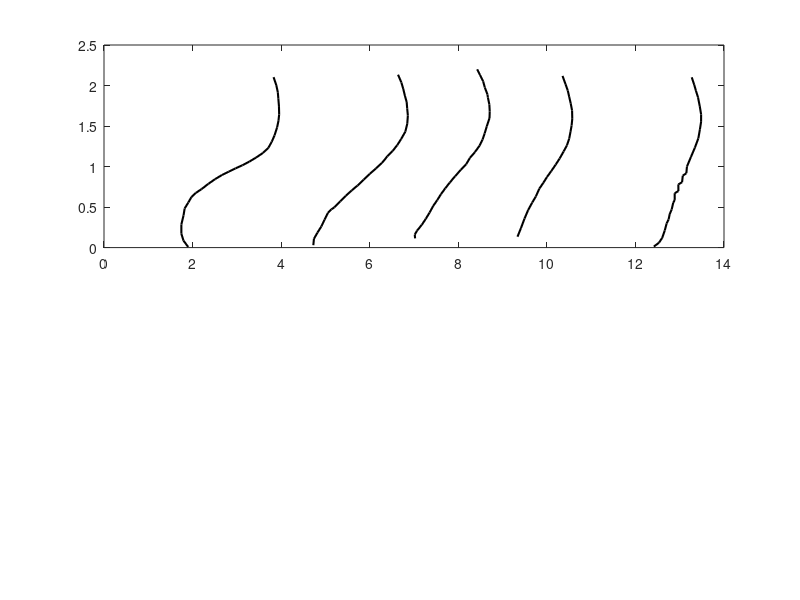

This chart was generated by the following MATLAB code: (Note: this script raises an error after producing the figure.)
%% DATA
EXP=[1.7467445236179575, 0.1708670867086708
1.746871975387526, 0.28527852785278496
1.796272579404568, 0.3985898589858987
1.7956390472166595, 0.08505850585058505
1.821045551281701, 0.4827482748274825
1.9015749456845548, 0.007500750075007279
1.9037106855743344, 0.5564198525115667
1.974468512345255, 0.6235526685500632
2.0717918229563628, 0.6740016106873843
2.2027483557084846, 0.7218721872187219
2.356306394439187, 0.7866786678667868
2.5099284639632122, 0.8451845184518454
2.6636328587929397, 0.8955895589558955
2.8174287261845565, 0.9369936993699368
2.97122764266157, 0.978097809780978
3.1250600990779427, 1.0159015901590158
3.2788285247009927, 1.06000600060006
3.43253291953072, 1.1104110411041104
3.58617633265252, 1.1668166816681667
3.711701515832859, 1.230980240881231
3.7880456049456033, 1.306180618061806
3.829014640873586, 2.103210321032103
3.8503408249825117, 1.3842517585091842
3.8900956618676714, 2.0051433714800053
3.908909731137549, 1.484107696483934
3.925042681540603, 1.9166630948809167
3.9368701418708403, 1.8367636763676367
3.9504090973924084, 1.746114611461146
3.9551874207532007, 1.6438043804380438
3.9396368142020304, 1.5645231189785647
4.726693038942814, 0.029589436676460856
4.74024709203198, 0.1079041237457079
4.818223444884068, 0.18310581058105813
4.907229992412611, 0.2604736664142604
4.978994349210272, 0.34289678967896764
5.134814454915754, 0.4716945378748405
5.056981296424159, 0.42888217393167904
5.205230756484373, 0.4987260630824988
5.337672385277526, 0.5720803508922323
5.463161940620981, 0.6397496892546399
5.595667917699527, 0.7067721057820067
5.7282448513510795, 0.7668123955252666
5.860714355560503, 0.8374237423742374
6.000189075390208, 0.9084908490849084
6.1396908304437625, 0.976897689768977
6.279184228744749, 1.0461268349057127
6.397536736985635, 1.1263126312631262
6.516037069403702, 1.191952528586192
6.620459943940477, 1.2632763276327632
6.639655969234064, 2.1334633463346333
6.70925643650753, 1.339416163838606
6.714226713910159, 2.0382763276327633
6.757808008015178, 1.9574677467746775
6.7955312402687165, 1.8717157430028717
6.80381859992803, 1.4303555355535553
6.834803634407087, 1.7956195619561957
6.845751070614123, 1.7183918391839184
6.861483538169822, 1.6301630163016303
6.847689679109119, 1.5276327632763276
7.0246946727269455, 0.11364172131498895
7.068786602141389, 0.20922500413306677
7.017213948609236, 0.1599759975997599
7.1772025737783745, 0.2817817496035313
7.267573943958365, 0.35623562356235583
7.350932512103218, 0.4309802408812309
7.43420355697774, 0.5143371480005143
7.5246072692421135, 0.5856085608560855
7.60798755849055, 0.6582158215821581
7.7053805549040115, 0.7315106510651064
7.80979817218839, 0.8033517637478031
7.92817882558474, 0.8807680768076809
8.060545953122116, 0.9614532881859614
8.179023193558123, 1.0293654365436542
8.26312905018521, 1.1072178646436073
8.373794931910819, 1.177357735773577
8.426488412641007, 2.2002400240024
8.478146627242953, 1.2556855685568555
8.490286408294232, 2.1304380438043804
8.547466973911767, 1.332253225322532
8.561184809109921, 2.051725172517252
8.599007319583965, 1.975911876901976
8.595750884281124, 1.4094992832616593
8.65874354872372, 1.8897889788978897
8.701276539601853, 1.7665155404429331
8.709936676166546, 1.6807680768076807
8.643927839510521, 1.4972697269726971
8.705281013155414, 1.5987313017015987
8.668358331340194, 1.8523852385238522
9.336956525847992, 0.13419675300863432
9.415166447111122, 0.24039403940394033
9.495413089661554, 0.3579857985798576
9.576940195624182, 0.4624512451245124
9.669147442707132, 0.5555214251583891
9.75094658113175, 0.630431932082097
9.82941360643797, 0.7266583801237267
9.919809000265001, 0.7987483272136737
10.003190154630925, 0.8712704603793713
10.100578875367592, 0.9449860164587887
10.197929298018742, 1.0224701041532724
10.288279905379131, 1.0989670395610989
10.354027358671, 2.118337956244604
10.379514244509078, 1.1870431941153299
10.42114917372292, 2.017087423028017
10.452536368046303, 1.2606635663566355
10.472530364397159, 1.9373687368736872
10.504097063943611, 1.3439353459155439
10.50486454293696, 1.8596459645964596
10.533285329266466, 1.427962796279628
10.537705893274087, 1.7812867000985813
10.569666780274517, 1.691026602660266
10.573709580750847, 1.5888303116025888
10.558922875599496, 1.5066426642664266
12.416298369246423, 0.012181218121812165
12.532861048727895, 0.061225438333308624
12.662912935852138, 0.21212121212121193
12.704835024937381, 0.2985754715822466
12.604471454847666, 0.11971197119711974
12.773767053641606, 0.4133536160633611
12.85277431786825, 0.5520567846258311
12.749363992881957, 0.3474347434743472
12.88627402534862, 0.6708670867086708
12.818221488387604, 0.4695469546954696
12.887112523832613, 0.5883588358835883
12.969282326178703, 0.7800780078007801
12.970123873748094, 0.6972697269726973
13.06888679882109, 0.8865886588658867
13.053135223663574, 0.8061806180618061
13.163325104440265, 0.9997999799979997
13.150132728292085, 0.9183918391839183
13.253248476858811, 1.1183368336833681
13.271297436226291, 2.101395139513951
13.342136841148648, 1.2326001830952327
13.328330585824645, 2.0074850342177073
13.366452759685465, 1.93503100310031
13.420548489380387, 1.3484248424842484
13.412596169758181, 1.8550255025502551
13.456561999267961, 1.4604710471047104
13.45216084051097, 1.7457374308859457
13.482505142362761, 1.5517801780178018
13.483243260599668, 1.6433800522909432];

%%
EXP1i = EXP(:,1)<4.5;
EXP1 = EXP(EXP1i,:);
[~,s] = sort(EXP1(:,2));
EXP1 = EXP1(s,:);


EXP2i = find(EXP(:,1)>4.5 & EXP(:,1)<6.92);
EXP2 = EXP(EXP2i,:);
[~,s] = sort(EXP2(:,2));
EXP2 = EXP2(s,:);


EXP3i = find(EXP(:,1)>6.92 & EXP(:,1)<8.9);
EXP3 = EXP(EXP3i,:);
[~,s] = sort(EXP3(:,2));
EXP3 = EXP3(s,:);


EXP4i = find(EXP(:,1)>8.9 & EXP(:,1)<11.9);
EXP4 = EXP(EXP4i,:);
[~,s] = sort(EXP4(:,2));
EXP4 = EXP4(s,:);


EXP5i = find(EXP(:,1)>11.9);
EXP5 = EXP(EXP5i,:);
[~,s] = sort(EXP5(:,2));
EXP5 = EXP5(s,:);


%%
figure;
subplot(2,1,1); p1=plot(EXP1(:,1),EXP1(:,2),'k','linew',1.5); hold on;
subplot(2,1,1); plot(EXP2(:,1),EXP2(:,2),'k','linew',1.5); hold on;
subplot(2,1,1); plot(EXP3(:,1),EXP3(:,2),'k','linew',1.5); hold on;
subplot(2,1,1); plot(EXP4(:,1),EXP4(:,2),'k','linew',1.5); hold on;
subplot(2,1,1); plot(EXP5(:,1),EXP5(:,2),'k','linew',1.5); hold on;

u0 = 10.5;
h = 0.04;
H = 0.0267;

T = readtable("CFD/data3/two.csv");
v = 2;
subplot(2,1,1); p2=plot(2.*T.Velocity_0./(u0)+v,T.Points_1./H + 1,'linew',1,'color',[0.9290    0.6940    0.1250]); hold on;
subplot(2,1,1); plot([v,v],[0,2.5],'k','linew',0.5);
axis([-2,15,0,2.5]);
subplot(2,1,2); p4=plot(10.*(2/3 * T.Turb_Kin_Energy).^(1/4) ./(u0)+v,T.Points_1./H + 1,'linew',1,'color',[0.9290    0.6940    0.1250]); hold on;
subplot(2,1,2); plot([v,v],[0,2.5],'k','linew',0.5);
axis([-2,15,0,2.5]);

T = readtable("CFD/data3/five.csv");
v = 5;
subplot(2,1,1); plot(2.*T.Velocity_0./(u0)+v,T.Points_1./H + 1,'linew',1,'color',[0.9290    0.6940    0.1250]); hold on;
subplot(2,1,1); plot([v,v],[0,2.5],'k','linew',0.5);
subplot(2,1,2); plot(10.*(2/3 * T.Turb_Kin_Energy).^(1/4) ./(u0)+v,T.Points_1./H + 1,'linew',1,'color',[0.9290    0.6940    0.1250]); hold on;
subplot(2,1,2); plot([v,v],[0,2.5],'k','linew',0.5);

T = readtable("CFD/data3/seven.csv");
v = 7;
subplot(2,1,1); plot(2.*T.Velocity_0./(u0)+v,T.Points_1./H + 1,'linew',1,'color',[0.9290    0.6940    0.1250]); hold on;
subplot(2,1,1); plot([v,v],[0,2.5],'k','linew',0.5);
subplot(2,1,2); plot(10.*(2/3 * T.Turb_Kin_Energy).^(1/4) ./(u0)+v,T.Points_1./H + 1,'linew',1,'color',[0.9290    0.6940    0.1250]); hold on;
subplot(2,1,2); plot([v,v],[0,2.5],'k','linew',0.5);

T = readtable("CFD/data3/nine.csv");
v = 9;
subplot(2,1,1); plot(2.*T.Velocity_0./(u0)+v,T.Points_1./H + 1,'linew',1,'color',[0.9290    0.6940    0.1250]); hold on;
subplot(2,1,1); plot([v,v],[0,2.5],'k','linew',0.5);
subplot(2,1,2); plot(10.*(2/3 * T.Turb_Kin_Energy).^(1/4) ./(u0)+v,T.Points_1./H + 1,'linew',1,'color',[0.9290    0.6940    0.1250]); hold on;
subplot(2,1,2); plot([v,v],[0,2.5],'k','linew',0.5);

T = readtable("CFD/data3/twelve.csv");
v = 12;
subplot(2,1,1); plot(2.*T.Velocity_0./(u0)+v,T.Points_1./H + 1,'linew',1,'color',[0.9290    0.6940    0.1250]); hold on;
subplot(2,1,1); plot([v,v],[0,2.5],'k','linew',0.5);
subplot(2,1,2); plot(10.*(2/3 * T.Turb_Kin_Energy).^(1/4) ./(u0)+v,T.Points_1./H + 1,'linew',1,'color',[0.9290    0.6940    0.1250]); hold on;
subplot(2,1,2); plot([v,v],[0,2.5],'k','linew',0.5);

subplot(2,1,1); plot([-2 0],[1,1],'k','linew',2);
subplot(2,1,1); plot([0 0],[1,0],'k','linew',2);
subplot(2,1,1); plot([0 15],[0,0],'k','linew',2);
subplot(2,1,1); plot([15 15],[0,2.5],'k','linew',2);
subplot(2,1,1); plot([15 -2],[2.5,2.5],'k','linew',2);
subplot(2,1,1); plot([-2 -2],[2.5,1],'k','linew',2);
subplot(2,1,2); plot([-2 0],[1,1],'k','linew',2);
subplot(2,1,2); plot([0 0],[1,0],'k','linew',2);
subplot(2,1,2); plot([0 15],[0,0],'k','linew',2);
subplot(2,1,2); plot([15 15],[0,2.5],'k','linew',2);
subplot(2,1,2); plot([15 -2],[2.5,2.5],'k','linew',2);
subplot(2,1,2); plot([-2 -2],[2.5,1],'k','linew',2);



%%

EXPk=[2.3947726923047634, 1.7784506749740383
2.3887274299869414, 1.725995154032536
2.400888963364115, 1.6875874004845954
2.422306993404953, 1.8284408841418174
2.425370513396655, 1.6431817237798534
2.44382095140407, 1.8648944271374166
2.4696660750964154, 1.6100353063343706
2.4796296119340706, 1.8912489379779087
2.4937658245042114, 1.5664714434060216
2.50572181610913, 1.932287359577078
2.515077749068107, 1.521021698965623
2.5317891403274038, 1.9789996538594656
2.518381416400291, 1.4863412945655925
2.552269866618823, 2.0240059997692383
2.550718904881828, 1.4485505522514854
2.5722739271305874, 2.0560913811007255
2.5857117250239297, 1.404922118380061
2.621394003559577, 2.0963406022845263
2.617832760805043, 1.3680664589823455
2.6583264175752506, 1.3387388946578964
2.660616299410715, 0.031318795430943513
2.727879072546486, 0.05446867428175706
2.76889536823344, 1.2921453790238824
2.7582140256390204, 0.36048711413197276
2.75366708051195, 0.30880166147455723
2.7624916532738215, 0.2666978193146403
2.763714817438373, 0.09066666666666512
2.766734673669756, 0.22117786678534213
2.7844528783020213, 0.1732313792126865
2.78402357479386, 0.4082935271720305
2.78149324518175, 0.12760124610591772
2.847271757863811, 1.267780609836683
2.8258659902962178, 0.4417030114226361
2.8746513112294254, 0.4743759086188981
2.9235794916465805, 1.246543944114036
2.903101228152071, 0.5086723038124892
2.9514192862057493, 0.5472585669781918
2.999875297083441, 1.222867931652977
3.0141032175836004, 0.5810758047767377
3.076150754165515, 1.1950306806381557
3.091974217770896, 0.6063423596133863
3.152474626298633, 1.1770943075615958
3.1591117356068272, 0.640302164202474
3.228787973420654, 1.1570055697158486
3.2402960205533153, 0.6692797130180295
3.3051083372167396, 1.1383517417162263
3.3167981162076634, 0.6877900500330394
3.381411159327665, 1.1161106391012918
3.3933409085715835, 0.7146228641555732
3.457728014786718, 1.096739356178607
3.446776545833436, 0.7512449521172246
3.4681400574305545, 0.7907550808485373
3.4881934111913777, 0.832920931612519
3.5305505665618098, 1.0730633437175479
3.5151712198715375, 0.8705770657172514
3.5371817245052632, 0.907105770657171
3.564646340008176, 0.9428452751817222
3.582488829985757, 1.0402326064382126
3.583299182332156, 1.003012411610541
3.5856363696374665, 0.9736240913810992
5.411455302055124, 1.7146832814122512
5.408503537633624, 1.664512683578102
5.429824904636046, 1.763049992582701
5.4348516123463, 1.6241225337487
5.454823785694156, 1.801889927310486
5.457715682850158, 1.5815338970479136
5.482786372049449, 1.8379958463136012
5.5049266572023265, 1.557632398753892
5.521736660683259, 1.8718656974731718
5.5547218340591735, 1.9060947360012759
5.554106741615825, 1.5071235721702991
5.570648250007529, 1.9472719181130373
5.6037109785790635, 1.9913769470404963
5.639370804091835, 2.0389514513178044
5.647659355246129, 1.461062966109693
5.661130036281283, 2.084976116303217
5.678379757633922, 2.061142263759084
5.723934110660799, 1.4330822241102594
5.71681452537701, 2.1079681550709566
5.7563062381233, 0.046385348815253025
5.800205357738434, 1.4043840271877632
5.828462205862292, 0.0801057301991861
5.872979213795522, 1.370749740394598
5.9049783348647695, 0.10148588690644544
5.942264449674638, 1.3339730010384194
5.981497270536871, 0.1234400075521549
6.0080764318919835, 1.2971962616822408
6.058029136936891, 0.14803846205715177
6.077396961641642, 1.2676371188520699
6.131085376535736, 0.17215160955347653
6.146710708606373, 1.2366908965039782
6.2041475652718026, 0.1974813556121946
6.216008551109893, 1.202492211838004
6.280661238438356, 0.21835929387331054
6.292274184848277, 1.1726460870386082
6.357197364961915, 0.243828943642026
6.368574200289577, 1.1498310204852238
6.430267394831252, 0.27076220145378826
6.437912583576577, 1.1239229260413037
6.472398733582657, 1.0735368639667682
6.503428781796901, 1.026658359293871
6.496429618232663, 0.3056097842390657
6.555641625218665, 0.3396988577362383
6.565783525911031, 0.9931568016614722
6.614858134570526, 0.3747086650513416
6.621194464121138, 0.9602076843198315
6.666451731168135, 0.8396178608515033
6.680078977590575, 0.9273243336794714
6.674065103194734, 0.4077673935617834
6.714106806243087, 0.7832115548003373
6.730346898364631, 0.875763239875387
6.733278074973419, 0.44205376716279865
6.721639673629254, 0.9031221876081665
6.790420855032514, 0.7632663079392028
6.7925020882683755, 0.47859813084111913
6.808016276221838, 0.6917480096919326
6.83846682901958, 0.6447427546492945
6.844763391848372, 0.5118291054739628
6.835436327491261, 0.7352855659397692
6.898191589208204, 0.5469297334717873
6.907831797704978, 0.624271374177914
6.924971018135563, 0.5778400830737256
7.52049737789848, 1.6942371447252
7.527189251419613, 1.6421645321333769
7.538491231086346, 1.743658210947928
7.555552980195837, 1.6024639931431184
7.574630202190471, 1.8127262560907393
7.596191897990221, 1.8745527369826407
7.573349907456071, 1.7694537902388343
7.624391042323086, 1.5531602630668022
7.6670244708816115, 1.9420447465307251
7.66589770997147, 1.5179093111803366
7.700169290084667, 1.9760839967693524
7.707392800107651, 1.4802907580477649
7.733544256197031, 2.014140994577129
7.748900754146283, 1.445302872966422
7.762286609439228, 2.051869158878502
7.790258629322984, 2.0899042344525185
7.793881226766541, 1.410164663996437
7.81815357299122, 2.112177223952922
7.845811606455986, 1.3757217030114197
7.911640463774458, 1.3423959218351713
7.984410250160587, 1.3079293873312536
8.05370937905435, 1.273993769470402
8.051070899105998, 0.02414424620031852
8.126483305278178, 1.240373831775698
8.127537911390025, 0.03548003398470456
8.20273981734028, 1.20866232417634
8.204018957022178, 0.04968564146133936
8.275519076236392, 1.1761329179646909
8.280528069350591, 0.06963088832247388
8.344815889627718, 1.1417237798546183
8.357074370051542, 0.09718115736807009
8.407181053502832, 1.1103530633437146
8.401011590206846, 0.13280996884734897
8.437812532076638, 0.17021806853582255
8.455643554804034, 1.0770093457943897
8.492280206262521, 1.0402326064382112
8.479180637118624, 0.20809968847351712
8.527990463786, 0.2457840083073699
8.546924520206062, 0.9925649013499453
8.590665904988231, 0.2778650051921052
8.598545431156541, 0.9421876081689138
8.618334021773457, 0.8547583672817287
8.624987825839689, 0.9041744548286574
8.65871767973361, 0.31170017936372796
8.666202666672472, 0.8092449191514581
8.675943544394428, 0.38630114226375634
8.673188868323571, 0.34384215991692324
8.706042953585854, 0.43321910695742183
8.705092632792287, 0.771588785046726
8.744883577451272, 0.7406126687435068
8.729709581245356, 0.6239365618804842
8.729685198302981, 0.4736656282450644
8.734445485404972, 0.5592938733125619
8.734231687346238, 0.5155721703011391
8.782935000901322, 0.6735306334371725
8.78726595525901, 0.7068743509864974
9.660700490267022, 1.754143302180682
9.656974846839162, 1.702529595015573
9.654479507041717, 1.6657528556593943
9.663532156794044, 1.6229387331256457
9.676348324978449, 1.8085981308411183
9.675217036642898, 1.5772496662216255
9.67899461348265, 1.538015131286156
9.690419964099558, 1.8451268357810382
9.708074898379405, 1.498284527518169
9.709482062291514, 1.8875181723779821
9.731009435503186, 1.9267151263412914
9.75845628656938, 1.4627529710395721
9.752026479327625, 1.9630183454482486
9.773053814274022, 2.0014260989961894
9.794571263903805, 2.038593680462836
9.822365869132927, 1.4315357101649904
9.822035695636682, 2.074295604015227
9.836093368235133, 2.1079681550709557
9.891660281262457, 1.3966355140186884
9.967928721670468, 1.3673633531577425
10.033769419626424, 1.3364589823468296
10.08569607797266, 1.3012550066755642
10.130162545804982, 1.2624714434060196
10.158286528193528, 1.2301142263759053
10.192846945796425, 1.1949158878504642
10.200700468504778, 0.06130841121495001
10.227403504228587, 1.158928348909654
10.225707205731883, 0.1017549325025926
10.27041473390764, 1.1269544577955757
10.258103979262035, 0.14065892570565097
10.298091303086391, 0.1821278202586578
10.32778859643258, 1.0895488635052464
10.333956751898484, 0.22009553478712007
10.363652298872463, 0.2554517133956353
10.397095170797158, 1.0571358444255605
10.414216869033343, 0.296840890734968
10.449885897749468, 0.3305134417906972
10.462951656269759, 1.0294600207684286
10.481726629096173, 0.3704995961693749
10.500953103458784, 0.9876718587746589
10.49341024900653, 0.4782932124988166
10.500768635097636, 0.41723779854620613
10.535484963198236, 0.9466334371754896
10.554272879839228, 0.5270801472670597
10.57350628511655, 0.9089096573208688
10.570822677159082, 0.6332965891844362
10.605767022878283, 0.580996884735199
10.601119938117861, 0.8736587054344029
10.60886883135678, 0.6826064382139114
10.613186044727758, 0.8229107272097889
10.604396631350177, 0.5493499480789166
10.62293564651447, 0.7688829550511758
10.621209678345615, 0.7203283390199242
10.635226002686188, 0.7455451713395604
12.779588886603854, 1.7350446521287601
12.773547483456767, 1.6833783316026265
12.785618234436644, 1.6489541611036898
12.7954614628796, 1.784724818276216
12.811307325117927, 1.8289419637706201
12.813712446079517, 1.610508826583589
12.821950489209133, 1.8746278989269602
12.83603260322224, 1.9132987192800237
12.848252024160441, 1.571048805815157
12.851602335668787, 1.951781634772285
12.865679487890947, 1.989437768877017
12.879323172543014, 1.5325752855659358
12.886393066130896, 2.0313280258451556
12.907474429467587, 2.0807845852082574
12.906943257495552, 1.4986396677050842
12.934573955167608, 1.4668743509864963
12.930741798627455, 2.1037590861889885
12.962183427400621, 1.430768431983381
12.989802547560473, 1.3966355140186875
13.020898201677216, 1.363173416407057
13.05893380252725, 1.3283696780893002
13.057263424793987, 0.039736933194872925
13.098471282365441, 1.296294318350389
13.0915247750419, 0.0786708203530595
13.106608619515871, 0.11925827028630387
13.119704439751054, 0.15916926272066068
13.145419748290667, 1.2577362409138069
13.147187248487434, 0.19862928348909215
13.186921270378072, 1.2214330218068494
13.19450840004367, 0.2362854175938245
13.226676517707755, 1.1831568016614704
13.241320141062847, 0.271235721703007
13.259504553567574, 1.1488265835929345
13.27970422503028, 0.3076967808930382
13.297522788149301, 1.1104714434060188
13.308156567717383, 0.34248924491914723
13.328613618302626, 1.0760228452751777
13.33610578480263, 0.3758611481975924
13.35277299189828, 1.044652128764274
13.349692087261268, 0.41460713049497633
13.363769055713394, 0.45222568362754867
13.368206780461424, 1.0046002076843157
13.37873749260537, 0.4945794392523324
13.390584374928594, 0.9639958463135991
13.399409416304053, 0.5364070612668703
13.41299535122262, 0.5750778816199336
13.427446230439323, 0.9259213107188144
13.42706846050401, 0.6119072343371366
13.441136424224421, 0.6476843198338484
13.455203101554588, 0.6831983385254372
13.47075997009868, 0.7190505859664698
13.475311310670861, 0.8887850467289677
13.484845943282522, 0.7585106067349017
13.497732449447827, 0.857085496711661
13.4978838147, 0.8091196492442558];

%%

EXP1i = find(EXPk(:,1)<4.5);
EXP1 = EXPk(EXP1i,:);
[~,s] = sort(EXP1(:,2));
EXP1 = EXP1(s,:);


EXP2i = find(EXPk(:,1)>4.5 & EXPk(:,1)<7);
EXP2 = EXPk(EXP2i,:);
[~,s] = sort(EXP2(:,2));
EXP2 = EXP2(s,:);


EXP3i = find(EXPk(:,1)>7 & EXPk(:,1)<8.9);
EXP3 = EXPk(EXP3i,:);
[~,s] = sort(EXP3(:,2));
EXP3 = EXP3(s,:);


EXP4i = find(EXPk(:,1)>8.9 & EXPk(:,1)<11.9);
EXP4 = EXPk(EXP4i,:);
[~,s] = sort(EXP4(:,2));
EXP4 = EXP4(s,:);


EXP5i = find(EXPk(:,1)>11.9);
EXP5 = EXPk(EXP5i,:);
[~,s] = sort(EXP5(:,2));
EXP5 = EXP5(s,:);


%%

subplot(2,1,2); p3=plot(EXP1(:,1),EXP1(:,2),'k','linew',1.5); hold on;
subplot(2,1,2); plot(EXP2(:,1),EXP2(:,2),'k','linew',1.5); hold on;
subplot(2,1,2); plot(EXP3(:,1),EXP3(:,2),'k','linew',1.5); hold on;
subplot(2,1,2); plot(EXP4(:,1),EXP4(:,2),'k','linew',1.5); hold on;
subplot(2,1,2); plot(EXP5(:,1),EXP5(:,2),'k','linew',1.5); hold on;

subplot(2,1,1); ty=ylabel('$y/H$'); tx=xlabel('$2u/U_0 + x/H$'); 
tx.Interpreter='latex'; ty.Interpreter='latex';
tz = legend([p1,p2],'Fessler \& Eaton','SU2'); tz.Interpreter='latex'; legend boxoff;
tz.Location='NorthWest';
set(gca,'TickLabelInterpreter', 'latex'); ax = gca; ax.FontSize = 15;
subplot(2,1,2); ty=ylabel('$y/H$'); tx=xlabel('$10u^\prime_{rms}/U_0 + x/H$'); 
tx.Interpreter='latex'; ty.Interpreter='latex';
set(gca,'TickLabelInterpreter', 'latex'); ax = gca; ax.FontSize = 15;
tz = legend([p3,p4],'Fessler \& Eaton','SU2'); tz.Interpreter='latex'; legend boxoff;
tz.Location='NorthWest';
